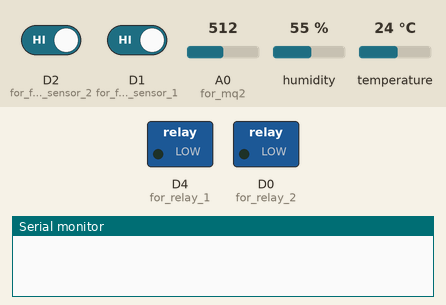
A sketch run on a simulated ESP8266 (NodeMCU). Shown: switched loads named in the sketch (green lamp = pin HIGH), the last lines printed to the serial monitor. Inputs (shaded band) come from the test bench; at power-on: D2 (for_flame_sensor_2) HIGH, D1 (for_flame_sensor_1) HIGH, A0 (for_mq2) = 512, humidity 55 %, temperature 24 °C. WiFi joins after 1.5 s; servers stay silent unless stated.

Above: at 1.9 s.
At 2.9 s:
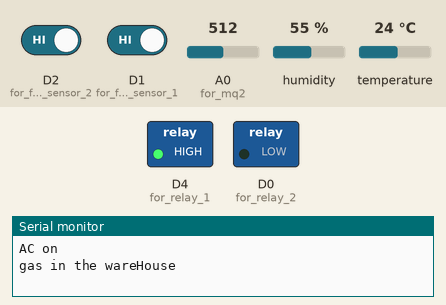
Timing chart, 0 to 4.4 s (numbered marks = the images above):
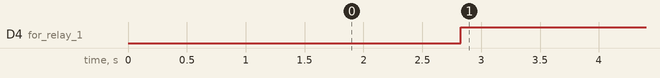

Measured:
- by itself, D4 (for_relay_1): LOW → HIGH at 2.8 s

The sketch:

warehouse.ino
```cpp
#define BLYNK_PRINT Serial
#include <SPI.h>
#include <ESP8266WiFi.h>
#include <BlynkSimpleEsp8266.h>
#include <DHT.h>
BlynkTimer timer;
char auth[] = "ZGCLEzz0omPMQlKGqP1ZUvtegwdyjhdR"; //Auth code sent via Email
char ssid[] = "Redmi"; //Wifi name
char pass[] = "ishan1234";  //Wifi Password
int flag = 0;
int flag1 = 0;

#define DHTPIN 0          // Digital pin 3
#define DHTTYPE DHT11     // DHT 11

DHT dht(DHTPIN, DHTTYPE);

//temperature sensor code
void tempSensor()
{
  float h = dht.readHumidity();
  float t = dht.readTemperature(); // or dht.readTemperature(true) for Fahrenheit

  if (isnan(h) || isnan(t))
  {
    Serial.println("Failed to read from DHT sensor!");
    return;
  }

  if(t>=21  )//for relay 1
  {
    digitalWrite(D4,HIGH);
    digitalWrite(D0,LOW);
    Serial.println("AC on");
  }
  else if(t<=21 )//for relay 2
  {
    digitalWrite(D0,HIGH);
    digitalWrite(D4,LOW);
    Serial.println("HEATER ON");
  }
  else  // for both relays
  {
    digitalWrite(D4,LOW);
    digitalWrite(D0,LOW);
    Serial.println("both off");
  }

  Blynk.virtualWrite(V5, h);  //V5 is for Humidity
  Blynk.virtualWrite(V6, t);  //V6 is for Temperature
}
void temps() //alerts
{
  float u = dht.readHumidity();
  float e = dht.readTemperature();
  Blynk.notify(String("temperature:")+ e + String(" humidity: ") + u);
}


//Flame Sensor Code
void notifyOnFire()
{
  int isButtonPressed = !digitalRead(D1);
  int iiButtonPressed = !digitalRead(D2);
  if ((isButtonPressed==1 || iiButtonPressed==1) && flag==0) {
    Blynk.tweet("Alert : Fire in the wareHouse  @xyzp11");
    Serial.println("Fire in the wareHouse");
    Blynk.notify("Alert : Fire in the wareHouse");

    flag=1;
  }
  else if (isButtonPressed==0 || iiButtonPressed==0)
 {
    flag=0;
  }

}


//gas sensor code
void gassensor()
{
  int gas_avalue;
  gas_avalue = analogRead(A0);
  if (gas_avalue >250 && flag1==0)
  {
    Blynk.tweet("Alert : gas in the wareHouse  @xyzp11");
    Serial.println("gas in the wareHouse");
    Blynk.notify("Alert : gas in the wareHouse");
    flag1 = 1;
    delay(20000);
  }
  else
  {
    flag1 = 0;
  }

}

void setup()
{
Serial.begin(9600);
Blynk.begin(auth, ssid, pass);
dht.begin();
pinMode(D1,INPUT_PULLUP);//for flame sensor 1
pinMode(D2,INPUT_PULLUP);//for flame sensor 2
pinMode(A0,INPUT);//for mq2
pinMode(D4,OUTPUT);//for relay 1
pinMode(D0,OUTPUT);//for relay 2
timer.setInterval(1000L,notifyOnFire);
timer.setInterval(1000L, tempSensor);
timer.setInterval(1000L,gassensor);

}
void loop()
{
  Blynk.run();
  timer.run();
  unsigned long previousmillis = 0;
  unsigned long currentmillis = millis();
  if(currentmillis-previousmillis >= (60UL*60UL*1000UL))     //for delay alerts
  {
  temps();
  previousmillis=currentmillis;
  }

}
```
